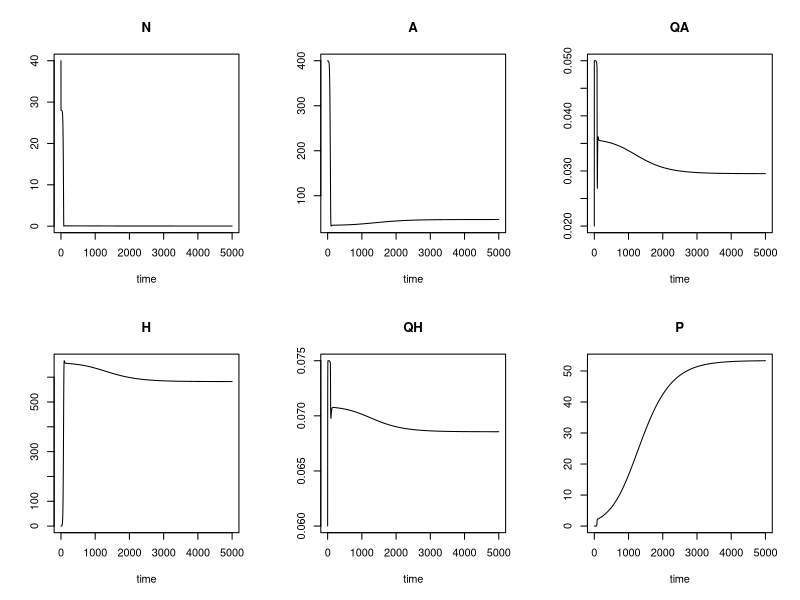
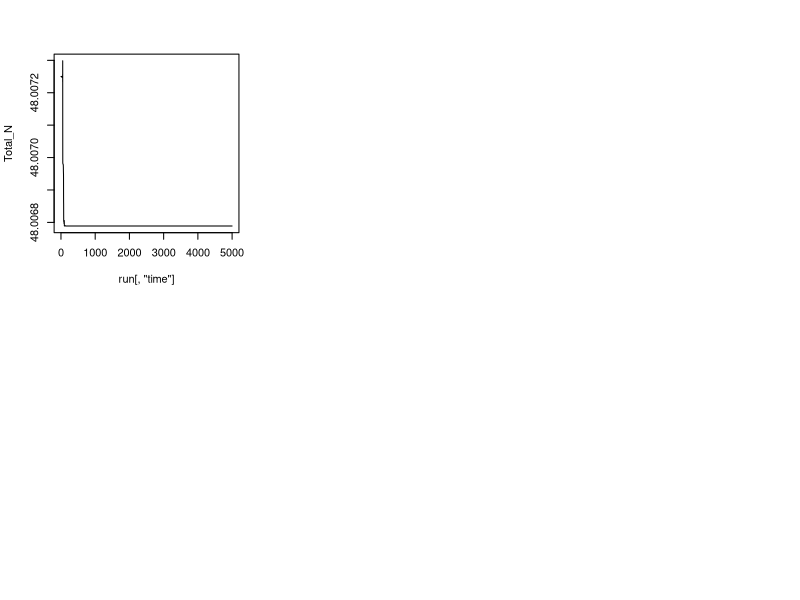
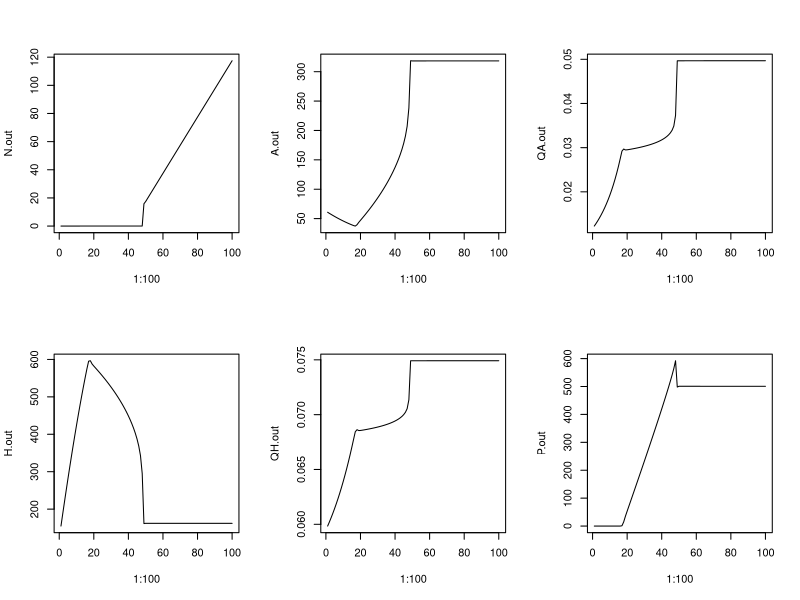

Reproduce these figures in R, in order.
library(deSolve)

Worm_stoich<-function (t, y, parameters){  
  N = y[1]; A = y[2]; QA = y[3]; H = y[4]; QH = y[5]; P = y[6]
  with(    
    as.list(parameters),
    {  
      #Simplifying functions for calculating ingestion, intersection of saturating function and parasite aggregation
      mean_i_p = a_p*(P/H)/(1 + a_p*P/H) # proportion of ingestate stolen by parasites
      # 2nd, 3rd, and 4th derivatives
      d2 = -2*a_p^2/(1 + a_p*P/H)^3
      d3 = 6*a_p^3/(1 + a_p*P/H)^4
      d4 = -24*a_p^4/(1 + a_p*P/H)^5
      # variance, skew, kurtosis
      var_HP = P/H + (P/H)^2/k
      skew_HP = (1 + 2*(P/H)/k)/sqrt(var_HP)#2*sqrt(var_HP)/(P/H) - 1/sqrt(var_HP)
      kurt_HP = 3 + 1/var_HP  + 6*(var_HP - P/H)/((P/H)^2)
      i_p = mean_i_p  #+ (1/2)*d2*var_HP + (1/6)*d3*skew_HP + (1/24)*d4*kurt_HP # Taylor series for Jensen's inequality
      #print(mean_i_p  + (1/2)*d2*var_HP + (1/6)*d3*skew_HP) #+ (1/24)*d4*kurt_HP)
       #p_burdens = dnbinom(x= 0:1000, mu=P/H, size=k) # brute force dist
       #i_p = sum(p_burdens*a_p*(0:1000)/(1 + a_p*(0:1000))) # Jensen's inequality

      # Assimilation efficiencies
      e_A = (QAx - QA)/(QAx - QAn) # nutrient assimilation efficiency of 
      e_H = (QHx - QH)/(QHx - QHn)
      
      dNdt = s - l*N - v*N/(hN + N)*e_A*A +
             dA*A*QA + dH*H*QH + (dH+alpha+dP)*P*qP +  alpha*P*QH + alpha*P^2/H*(k+1)/k*qP +
             f*A*H*QA*(1 -i_p)*(1 - e_H) + 
             qP*(1 - sigma*f*H/(dE + f*H))*f*A*H*i_p*min(1,QA/qP)
      
      dAdt = mu_A*(1-A/K)*(1 - QAn/QA)*A - dA*A - f*A*H
      dQAdt = v*(N/(hN + N))*e_A - mu_A*(1-A/K)*(1 - QAn/QA)*QA
      
      dHdt = f*A*H*(1 - i_p)*(1 - QHn/QH) - dH*H - alpha*P
      dQHdt = f*A*QA*(1 -i_p)*e_H - f*A*(1 - i_p)*(1 - QHn/QH)*QH 
                            
      dPdt = (sigma*f*H/(dE + f*H))*f*A*H*i_p*min(1,QA/qP) - (dH+alpha+dP)*P - alpha*P^2/H*(k+1)/k

      res = c(dNdt,dAdt,dQAdt,dHdt,dQHdt,dPdt) 
      list(res)
    } 
  )
}

params = c(# nutrient pars
          s = 0, l = 0,
          # autotroph pars
          v = 1, mu_A=1, K=400, hN = 1, QAx = 0.05, QAn = 0.01, dA = 0.001, 
          # Host pars
          f =0.001, QHx = 0.1, QHn = 0.05, dH = 0.01,
          # Parasite pars
          a_p =3, qP = 0.125, dP = 0.01, dE = 0.1, sigma=0.9, 
          alpha = 0.0001, k = 2)

inits = c(N = 40, A = as.numeric(params["K"]), QA = 0.02, H = 0.1, QH = 0.06, P = 0.01)
run = lsoda(y = inits, times=0:5000, parms = params, func=Worm_stoich)
plot(run)

Total_N = run[,"N"] + run[,"A"]*run[,"QA"] + run[,"H"]*run[,"QH"] + run[,"P"]*params["qP"]
var(Total_N)
plot(run[,"time"], Total_N, typ="l")

N.out = numeric()
A.out = numeric()
QA.out = numeric()
H.out = numeric()
QH.out = numeric()
P.out = numeric()

ns = seq(from=0.0001, to=0.2, length.out = 100)
for (n in 1:100){
  inits["N"] = n*2
  output = lsoda(y = inits, times=0:5000, parms = params, func=Worm_stoich)
  N.out[n] = output[5001, 2]
  A.out[n] = output[5001, 3]
  QA.out[n] = output[5001, 4]
  H.out[n] = output[5001, 5]
  QH.out[n] = output[5001, 6]
  P.out[n] = output[5001, 7]
}
par(mfrow=c(2, 3))
plot(1:100, N.out, typ="l")
plot(1:100, A.out, typ="l")
plot(1:100, QA.out, typ="l")
plot(1:100, H.out, typ="l")
plot(1:100, QH.out, typ="l")
plot(1:100, P.out, typ="l")
